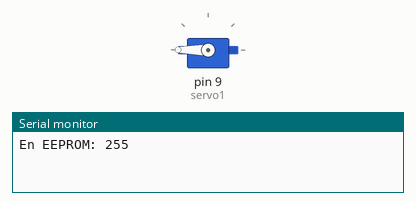
A sketch run on a simulated Arduino Uno, built with avr-gcc and run on an emulated ATmega328P. Shown: servo, the last lines printed to the serial monitor. Random numbers use the default seed unless the sketch sets one; EEPROM starts erased.

Above: at 0.9 s.
At 2.9 s:
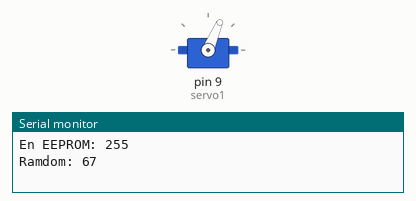
At 20.9 s:
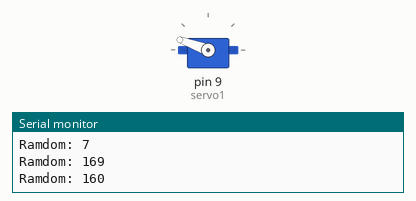
At 38.9 s:
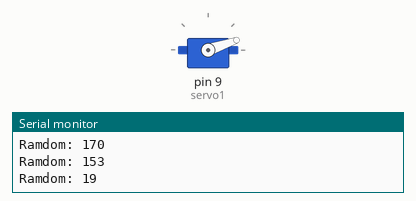
Timing chart, 0 to 40.0 s (numbered marks = the images above):
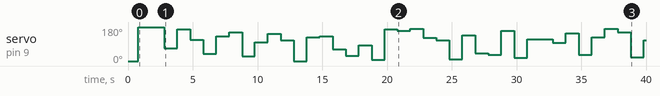

Measured:
- by itself, servo on pin 9 (servo1): 0° → 180° at 0.80 s, → 67° 2.0 s later, → 169° 1.0 s later, → 113° 1.0 s later, … (39 changes in this stretch)

The sketch:

ServoMasEEPROM.ino
```cpp
#include <EEPROM.h>
#include <Servo.h>


//EPROM
//SERVO READ
//PARAMETROS POR REFERENCIA
//SERVO LED

Servo servo1;

void setup() {
  // put your setup code here, to run once:

  Serial.begin(9600);
  servo1.attach(9);
  servo1.write(0);
  delay(800);
  int grados = leer_posicion(0);
  Serial.print("En EEPROM: ");
  Serial.println(grados);
  servo1.write(grados);
  delay(2000);
}


void loop() {
  // put your main code here, to run repeatedly:
  servo1.write(random(0,180));
  int grados = servo1.read();
  Serial.print ("Ramdom: ");
  Serial.println(grados);
  guardar_posicion(0,grados);
  delay(1000);

}

//Funcion guardar

void guardar_posicion(int posicion, int valor){
  EEPROM.write(posicion,valor);
}


//Funcion leer

int leer_posicion(int direccion){
  int valor_leido = EEPROM.read(direccion);
  return valor_leido;
}
```
